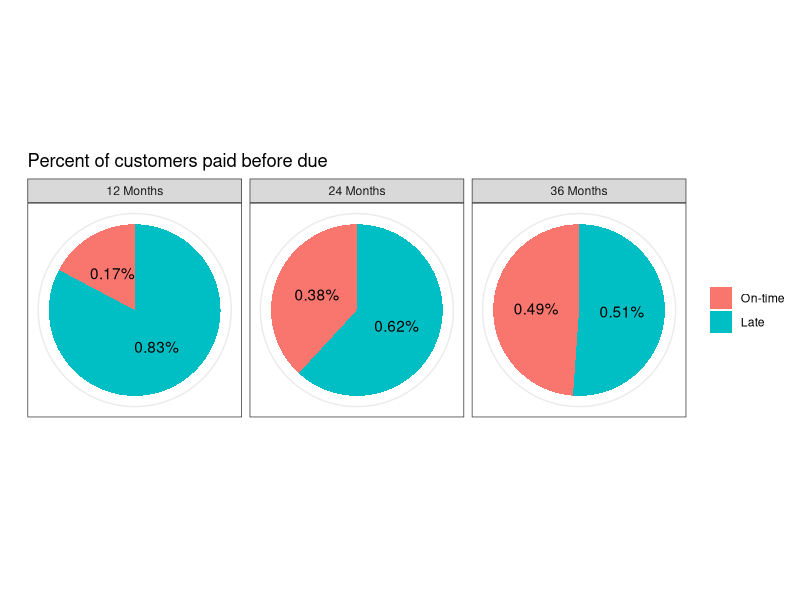

Source code (R):
## ---- chunk 1
set.seed(1500)
options(scipen=1, digits=3) # number formatting

##### Simulate data ---------------
grp.12 <- sample(c(0, 1), 
                 prob = c(0.2, 0.8),
                 size = 58,
                 replace = TRUE)
grp.24 <- sample(c(0, 1), 
                 prob = c(0.35, 0.65),
                 size = 76,
                 replace = TRUE)
grp.36 <- sample(c(0, 1), 
                 prob = c(0.455, 0.545),
                 size = 88,
                 replace = TRUE)

df <- data.frame(
  Repay = append(append(grp.12, grp.24), grp.36),
  Months = append(append(rep('12 Months', 58), 
                 rep('24 Months', 76)),
                 rep('36 Months', 88)))
## ---- chunk 2
library(dplyr)
library(ggplot2)
theme_set(theme_bw())

##### Make summary table ---------------

## add 0/1 counts by group
repay.perc <- df %>%
  group_by(Months, Repay) %>%
  count(Repay) %>%
  ungroup() %>%
  group_by(Months) %>%
  mutate(freq = n / sum(n)) %>%
  arrange(-Repay)

##### Graph ---------------
ggplot(repay.perc, aes(x = factor(1))) +
  geom_col(aes(y = freq, fill = factor(Repay)), position = 'stack') +
  coord_polar(theta = "y") +
  labs(title = 'Percent of customers paid before due') +
  geom_text(aes(y = freq, label = sprintf("%.2f%%", freq)),
            position = position_stack(vjust = 0.5)) +
  facet_wrap(. ~ Months) +
  scale_x_discrete(name = " ", breaks = NULL) +
  scale_y_continuous(name = " ", breaks = NULL) +
  scale_fill_discrete(label = c('On-time', 'Late')) +
  theme(legend.title = element_blank())
## ---- chunk 3
##### Apply contrasts ---------------
df$con1 <- (df$Months == '12 Months')*(-1) + (df$Months == '24 Months')*(0.5) + (df$Months == '36 Months')*(0.5)

df$con2 <- (df$Months == '12 Months')*(0) + (df$Months == '24 Months')*(-0.5) + (df$Months == '36 Months')*(0.5)
## ---- chunk 4
##### Model data ---------------
mod1 <- glm(Repay ~ con1 + con2, 
           data = df, family = 'binomial')
mod1.summ <- summary(mod1)

print(mod1.summ)
## ---- chunk 5
coefss <- exp(coef(mod1.summ)[,'Estimate'])
print(coefss)

conf.ints <- as.data.frame(exp(confint(mod1)))
print(conf.ints)
